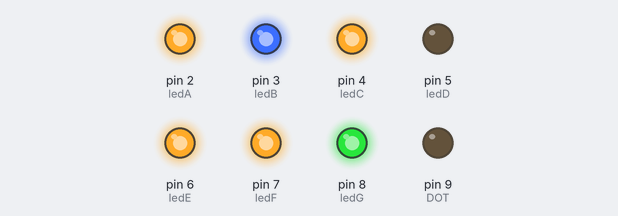
A sketch run on a simulated Arduino Uno, built with avr-gcc and run on an emulated ATmega328P. On the bench: output pins drawn as LEDs (lit = HIGH).

Above: at 3.0 s.
At 5.0 s:
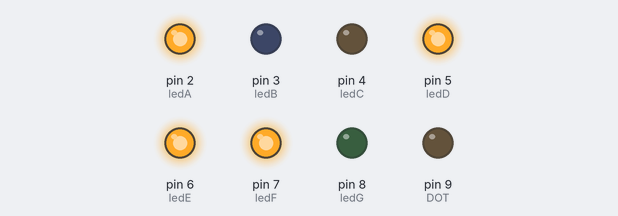
At 7.0 s:
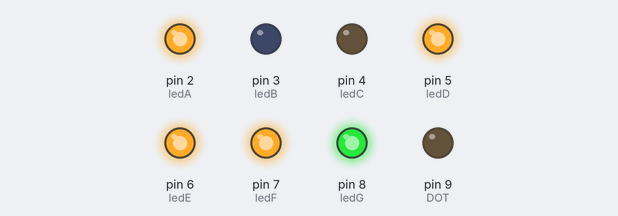
At 11.0 s:
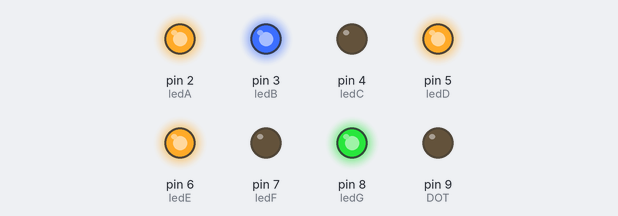
At 15.0 s:
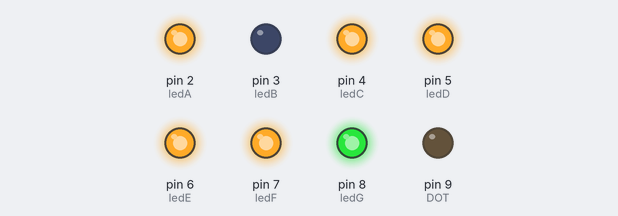
At 20.0 s:
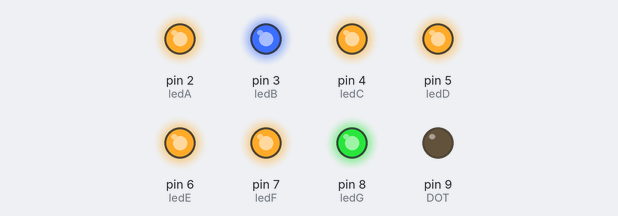
Timing chart, 0 to 20.9 s (numbered marks = the images above):
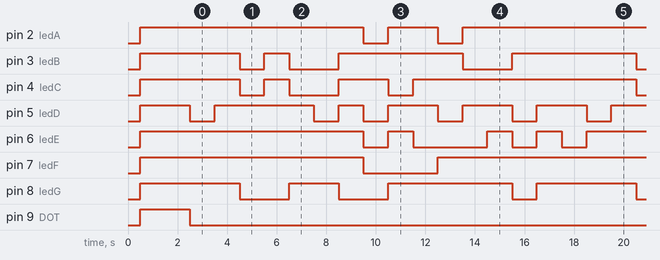

The sketch:

C13-2.ino
```cpp
int ledA=2;
int ledB=3;
int ledC=4;
int ledD=5;
int ledE=6;
int ledF=7;
int ledG=8;
int DOT=9;


void setup() {
  pinMode(ledA, OUTPUT);
  pinMode(ledB, OUTPUT);
  pinMode(ledC, OUTPUT);
  pinMode(ledD, OUTPUT);
  pinMode(ledE, OUTPUT);
  pinMode(ledF, OUTPUT);
  pinMode(ledG, OUTPUT);
  pinMode(DOT, OUTPUT);
  clr();
  set();
}

void loop() {

  int i;
  for(i=0;i<6;i++)
  {
    Alphabet(i);
    delay(1000);
    }

    for(i=0;i<10;i++)
  {
    Number(i);
    delay(1000);
    }
}

void Alphabet(int n)
{
  switch(n){

    case 0: // A 출력
    digitalWrite(ledA, HIGH);
    digitalWrite(ledB, HIGH);
    digitalWrite(ledC, HIGH);
    digitalWrite(ledD, LOW);
    digitalWrite(ledE, HIGH);
    digitalWrite(ledF, HIGH);
    digitalWrite(ledG, HIGH);
    digitalWrite(DOT, LOW);
    break;

    case 1: // B 출력
    digitalWrite(ledA, HIGH);
    digitalWrite(ledB, HIGH);
    digitalWrite(ledC, HIGH);
    digitalWrite(ledD, HIGH);
    digitalWrite(ledE, HIGH);
    digitalWrite(ledF, HIGH);
    digitalWrite(ledG, HIGH);
    digitalWrite(DOT, LOW);
    break;

    case 2: // C 출력
    digitalWrite(ledA, HIGH);
    digitalWrite(ledB, LOW);
    digitalWrite(ledC, LOW);
    digitalWrite(ledD, HIGH);
    digitalWrite(ledE, HIGH);
    digitalWrite(ledF, HIGH);
    digitalWrite(ledG, LOW);
    digitalWrite(DOT, LOW);
    break;

    case 3: // D 출력
    digitalWrite(ledA, HIGH);
    digitalWrite(ledB, HIGH);
    digitalWrite(ledC, HIGH);
    digitalWrite(ledD, HIGH);
    digitalWrite(ledE, HIGH);
    digitalWrite(ledF, HIGH);
    digitalWrite(ledG, LOW);
    digitalWrite(DOT, LOW);
    break;

    case 4: //  E 출력
    digitalWrite(ledA, HIGH);
    digitalWrite(ledB, LOW);
    digitalWrite(ledC, LOW);
    digitalWrite(ledD, HIGH);
    digitalWrite(ledE, HIGH);
    digitalWrite(ledF, HIGH);
    digitalWrite(ledG, HIGH);
    digitalWrite(DOT, LOW);
    break;

    case 5: // F 출력
    digitalWrite(ledA, HIGH);
    digitalWrite(ledB, LOW);
    digitalWrite(ledC, LOW);
    digitalWrite(ledD, LOW);
    digitalWrite(ledE, HIGH);
    digitalWrite(ledF, HIGH);
    digitalWrite(ledG, HIGH);
    digitalWrite(DOT, LOW);
    break;
  }
}


void Number(int n)
{
  switch(n){

    case 0: // 0출력
    digitalWrite(ledA, HIGH);
    digitalWrite(ledB, HIGH);
    digitalWrite(ledC, HIGH);
    digitalWrite(ledD, HIGH);
    digitalWrite(ledE, HIGH);
    digitalWrite(ledF, HIGH);
    digitalWrite(ledG, LOW);
    digitalWrite(DOT, LOW);
    break;

    case 1: // 1 출력
    digitalWrite(ledA, LOW);
    digitalWrite(ledB, HIGH);
    digitalWrite(ledC, HIGH);
    digitalWrite(ledD, LOW);
    digitalWrite(ledE, LOW);
    digitalWrite(ledF, LOW);
    digitalWrite(ledG, LOW);
    digitalWrite(DOT, LOW);
    break;

    case 2: // 2 출력
    digitalWrite(ledA, HIGH);
    digitalWrite(ledB, HIGH);
    digitalWrite(ledC, LOW);
    digitalWrite(ledD, HIGH);
    digitalWrite(ledE, HIGH);
    digitalWrite(ledF, LOW);
    digitalWrite(ledG, HIGH);
    digitalWrite(DOT, LOW);
    break;

    case 3: // 3 출력
    digitalWrite(ledA, HIGH);
    digitalWrite(ledB, HIGH);
    digitalWrite(ledC, HIGH);
    digitalWrite(ledD, HIGH);
    digitalWrite(ledE, LOW);
    digitalWrite(ledF, LOW);
    digitalWrite(ledG, HIGH);
    digitalWrite(DOT, LOW);
    break;

    case 4: // 4 출력
    digitalWrite(ledA, LOW);
    digitalWrite(ledB, HIGH);
    digitalWrite(ledC, HIGH);
    digitalWrite(ledD, LOW);
    digitalWrite(ledE, LOW);
    digitalWrite(ledF, HIGH);
    digitalWrite(ledG, HIGH);
    digitalWrite(DOT, LOW);
    break;

    case 5: // 5 출력
    digitalWrite(ledA, HIGH);
    digitalWrite(ledB, LOW);
    digitalWrite(ledC, HIGH);
    digitalWrite(ledD, HIGH);
    digitalWrite(ledE, LOW);
    digitalWrite(ledF, HIGH);
    digitalWrite(ledG, HIGH);
    digitalWrite(DOT, LOW);
    break;

    case 6: // 6 출력
    digitalWrite(ledA, HIGH);
    digitalWrite(ledB, LOW);
    digitalWrite(ledC, HIGH);
    digitalWrite(ledD, HIGH);
    digitalWrite(ledE, HIGH);
    digitalWrite(ledF, HIGH);
    digitalWrite(ledG, HIGH);
    digitalWrite(DOT, LOW);
    break;

    case 7: // 7 출력
    digitalWrite(ledA, HIGH);
    digitalWrite(ledB, HIGH);
    digitalWrite(ledC, HIGH);
    digitalWrite(ledD, LOW);
    digitalWrite(ledE, LOW);
    digitalWrite(ledF, HIGH);
    digitalWrite(ledG, LOW);
    digitalWrite(DOT, LOW);
    break;

    case 8: // 8 출력
    digitalWrite(ledA, HIGH);
    digitalWrite(ledB, HIGH);
    digitalWrite(ledC, HIGH);
    digitalWrite(ledD, HIGH);
    digitalWrite(ledE, HIGH);
    digitalWrite(ledF, HIGH);
    digitalWrite(ledG, HIGH);
    digitalWrite(DOT, LOW);
    break;

    case 9: // 9 출력
    digitalWrite(ledA, HIGH);
    digitalWrite(ledB, HIGH);
    digitalWrite(ledC, HIGH);
    digitalWrite(ledD, HIGH);
    digitalWrite(ledE, LOW);
    digitalWrite(ledF, HIGH);
    digitalWrite(ledG, HIGH);
    digitalWrite(DOT, LOW);
    break;

    default:
    digitalWrite(ledA, LOW);
    digitalWrite(ledB, LOW);
    digitalWrite(ledC, LOW);
    digitalWrite(ledD, LOW);
    digitalWrite(ledE, LOW);
    digitalWrite(ledF, LOW);
    digitalWrite(ledG, LOW);
    digitalWrite(DOT, LOW);
    break;
  }
}

void clr()
{
    digitalWrite(ledA, LOW);
    digitalWrite(ledB, LOW);
    digitalWrite(ledC, LOW);
    digitalWrite(ledD, LOW);
    digitalWrite(ledE, LOW);
    digitalWrite(ledF, LOW);
    digitalWrite(ledG, LOW);
    digitalWrite(DOT, LOW);
    delay(500);
}

void set()
{
    digitalWrite(ledA, HIGH);
    digitalWrite(ledB, HIGH);
    digitalWrite(ledC, HIGH);
    digitalWrite(ledD, HIGH);
    digitalWrite(ledE, HIGH);
    digitalWrite(ledF, HIGH);
    digitalWrite(ledG, HIGH);
    digitalWrite(DOT, HIGH);
    delay(2000);
}
```

Measured:
- by itself, pin 2 (ledA): HIGH → LOW at 9.5 s, → HIGH 1.0 s later, → LOW 2.0 s later, → HIGH 1.0 s later, … (8 changes in this stretch)
- by itself, pin 3 (ledB): repeats every 16.0 s: HIGH 1.0 s, 2 × (LOW 2.0 s, HIGH 5.0 s), LOW 1.0 s
- by itself, pin 4 (ledC): repeats every 16.0 s: HIGH 1.0 s, LOW 2.0 s, HIGH 2.0 s, LOW 1.0 s, HIGH 9.0 s, LOW 1.0 s
- by itself, pin 5 (ledD): repeats every 16.0 s: HIGH 4.0 s, LOW 1.0 s, HIGH 1.0 s, 3 × (LOW 1.0 s, HIGH 2.0 s), LOW 1.0 s
- by itself, pin 6 (ledE): HIGH → LOW at 9.5 s, → HIGH 1.0 s later, → LOW 1.0 s later, → HIGH 3.0 s later, … (16 changes in this stretch)
- by itself, pin 7 (ledF): alternates HIGH for 13.0 s and LOW for 3.0 s
- by itself, pin 8 (ledG): repeats every 16.0 s: HIGH 2.0 s, LOW 2.0 s, HIGH 5.0 s, LOW 1.0 s, HIGH 4.0 s, LOW 2.0 s
- by itself, pin 9 (DOT): HIGH → LOW at 2.5 s
